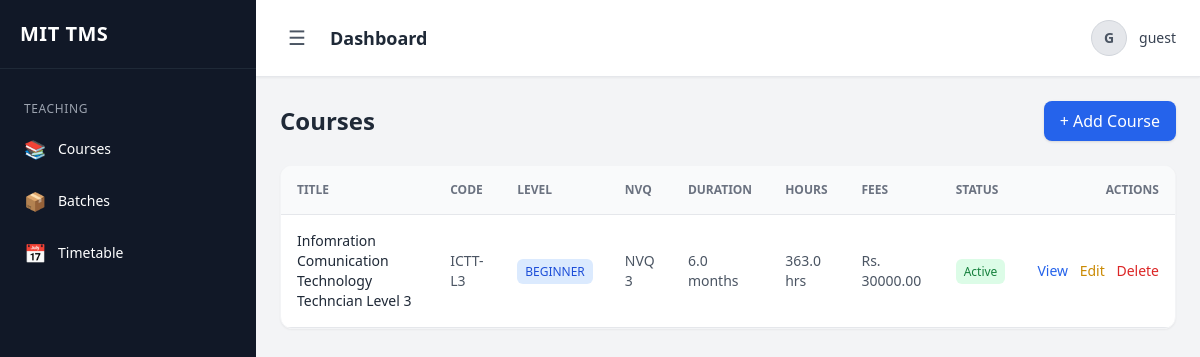
The page /app/courses/ (signed in) on the database its author committed.
### apps/courses/models.py (models this page shows, shortened)
class Course(models.Model):
    LEVEL_CHOICES = [
        ('BEGINNER', 'Beginner'),
        ('INTERMEDIATE', 'Intermediate'),
        ('ADVANCED', 'Advanced'),
    ]
    DELIVERY_MODE_CHOICES = [
        ('CLASSROOM', 'Classroom'),
        ('ONLINE', 'Online'),
        ('BLENDED', 'Blended'),
    ]
    COURSE_MODE_CHOICES = [
        ('FULL_TIME', 'Full Time'),
        ('PART_TIME', 'Part Time'),
    ]
    CURRICULUM_CATEGORY_CHOICES = [
        ('NVQ', 'NVQ'),
        ('NON_NVQ', 'Non-NVQ'),
    ]
    MEDIUM_CHOICES = [
        ('SINHALA', 'Sinhala'),
        ('ENGLISH', 'English'),
        ('TAMIL', 'Tamil'),
    ]
    AVAILABILITY_CHOICES = [
        ('AVAILABLE', 'Available'),
        ('UNAVAILABLE', 'Unavailable'),
    ]
    ENTRY_QUALIFICATION_CHOICES = [
        ('UPTO_OL', 'Upto O/L'),
        ('AL', 'A/L'),
        ('DIPLOMA', 'Diploma'),
        ('DEGREE', 'Degree'),
    ]
    title = models.CharField(max_length=255)
    code = models.CharField(max_length=20, unique=True)
    description = models.TextField(blank=True)
    active = models.BooleanField(default=True)
    level = models.CharField(max_length=20, choices=LEVEL_CHOICES)
    entry_qualification = models.CharField(
        max_length=20,
        choices=ENTRY_QUALIFICATION_CHOICES,
        blank=True
    )
    curriculum_category = models.CharField(
        max_length=20,
        choices=CURRICULUM_CATEGORY_CHOICES,
        default='NON_NVQ'
    )
    curriculum_availability = models.CharField(
        max_length=20,
        choices=AVAILABILITY_CHOICES,
        default='AVAILABLE'
    )
    equivalent_course = models.CharField(max_length=100, blank=True)
    industry_sector = models.CharField(max_length=255, blank=True)
    delivery_mode = models.CharField(
        max_length=20,
        choices=DELIVERY_MODE_CHOICES,
        default='CLASSROOM'
    )
    course_mode = models.CharField(
        max_length=20,
        choices=COURSE_MODE_CHOICES,
        default='PART_TIME'
    )
    medium = models.CharField(
        max_length=20,
        choices=MEDIUM_CHOICES,
        default='SINHALA'
    )
    duration_months = models.FloatField(default=0)
    theory_hours = models.FloatField(default=0)
    practical_hours = models.FloatField(default=0)
    assignment_hours = models.FloatField(default=0)
    ojt_months = models.FloatField(default=0)  # On Job Training
    batches_per_year = models.IntegerField(default=1)
    students_per_batch = models.IntegerField(default=0)
    course_fee = models.DecimalField(
        max_digits=10,
        decimal_places=2,
        null=True,
        blank=True
    )
    is_free = models.BooleanField(default=False)
    fee_includes = models.CharField(
        max_length=255,
        blank=True,
        help_text="e.g. registration, certification"
    )
    tools_available = models.TextField(blank=True)
    equipment_available = models.TextField(blank=True)
    machinery_available = models.TextField(blank=True)
    nvq_level = models.IntegerField(null=True, blank=True)
    qualification_code = models.CharField(max_length=50, blank=True)
    prerequisite = models.TextField(blank=True)
    learning_outcomes = models.TextField(blank=True)
    created_at = models.DateTimeField(auto_now_add=True)
    updated_at = models.DateTimeField(auto_now=True)
    @property
    def total_hours(self):
        return (
            (self.theory_hours or 0) +
            (self.practical_hours or 0) +
            (self.assignment_hours or 0)
        )

### apps/courses/views.py (the view)
# urls.py: path('', CourseListView.as_view(), name='course_list'),
class CourseListView(LoginRequiredMixin, ListView):
    model = Course
    template_name = "courses/course_list.html"
    context_object_name = "courses"
    paginate_by = 10
    def get_queryset(self):
        return Course.objects.all().order_by('-created_at')

### apps/core/context_processors.py (called while the page is built)
def user_roles(request):
    user = request.user
    return {
        'is_admin': user.is_authenticated and user.is_superuser,
        'is_teacher': user.is_authenticated and hasattr(user, 'teacher'),
        'is_student': user.is_authenticated and hasattr(user, 'student'),
    }

### templates/courses/course_list.html (shortened to what this page needs)
{% extends 'base.html' %}
{% block content %}
<div class="flex justify-between items-center mb-6">
    <h2 class="text-2xl font-semibold text-gray-800">Courses</h2>
    <a href="{% url 'course_create' %}"
       class="bg-blue-600 text-white px-4 py-2 rounded-lg shadow hover:bg-blue-700 transition">
        + Add Course
    </a>
</div>
<div class="bg-white rounded-xl shadow-sm overflow-hidden border border-gray-100">
    <table class="w-full text-sm text-left">
        <thead class="bg-gray-50 border-b text-gray-500 uppercase text-xs">
            <tr>
                <th class="p-4">Title</th>
                <th class="p-4">Code</th>
                <th class="p-4">Level</th>
                <th class="p-4">NVQ</th>
                <th class="p-4">Duration</th>
                <th class="p-4">Hours</th>
                <th class="p-4">Fees</th>
                <th class="p-4">Status</th>
                <th class="p-4 text-right">Actions</th>
            </tr>
        </thead>
        <tbody>
        {% for course in courses %}
            <tr class="border-b hover:bg-gray-50 transition">
                <td class="p-4 font-medium text-gray-800">
                    {{ course.title }}
                </td>
                <td class="p-4 text-gray-600">
                    {{ course.code }}
                </td>
                <td class="p-4">
                    <span class="px-2 py-1 text-xs rounded-md bg-blue-100 text-blue-700">
                        {{ course.level }}
                    </span>
                </td>
                <td class="p-4 text-gray-600">
                    {% if course.nvq_level %}
                        NVQ {{ course.nvq_level }}
                    {% else %}
                        <span class="text-gray-400">—</span>
                    {% endif %}
                </td>
                <td class="p-4 text-gray-600">
                    {{ course.duration_months }} months
                </td>
                <td class="p-4 text-gray-600">
                    {{ course.total_hours }} hrs
                </td>
                <td class="p-4 text-gray-600">
                    {% if course.course_fee %}
                        Rs. {{ course.course_fee }}
                    {% else %}
                        <span class="text-green-600 font-medium">Free</span>
                    {% endif %}
                </td>
                <td class="p-4">
                    {% if course.active %}
                        <span class="px-2 py-1 text-xs rounded-md bg-green-100 text-green-700">
                            Active
                        </span>
                    {% else %}
                        <span class="px-2 py-1 text-xs rounded-md bg-red-100 text-red-600">
                            Inactive
                        </span>
                    {% endif %}
                </td>
                <td class="p-4 text-right space-x-2 whitespace-nowrap">
                    <a href="{% url 'course_detail' course.pk %}"
                       class="text-blue-600 hover:text-blue-800 font-medium">
                        View
                    </a>
                    <a href="{% url 'course_update' course.pk %}"
                       class="text-yellow-600 hover:text-yellow-800 font-medium">
                        Edit
                    </a>
                    <a href="{% url 'course_delete' course.pk %}"
                       class="text-red-600 hover:text-red-800 font-medium">
                        Delete
                    </a>
                </td>
            </tr>
        {% endfor %}
        </tbody>
    </table>
</div>
{% endblock %}

### templates/partials/topbar.html (shortened to what this page needs)
<header class="bg-white shadow-sm border-b px-3 md:px-6 py-3 md:py-4 flex justify-between items-center">
    <div class="flex items-center gap-2 md:gap-4">
        <button onclick="toggleSidebar()"
                class="text-2xl md:text-xl text-gray-600 hover:text-black p-2 rounded-lg hover:bg-gray-100">
            ☰
        </button>
        <h1 class="text-sm md:text-lg font-semibold text-gray-800 truncate max-w-[120px] md:max-w-none">
            {% block header %}Dashboard{% endblock %}
        </h1>
    </div>
    <div class="relative">
        <button onclick="toggleUserMenu()"
                class="flex items-center gap-2 md:gap-3 text-sm text-gray-700 hover:text-black">
            <div class="w-8 h-8 md:w-9 md:h-9 rounded-full overflow-hidden border border-gray-300 bg-gray-200">
                {% if request.user.profile.image %}
                    <img src="{{ request.user.profile.image.url }}"
                         class="w-full h-full object-cover">
                {% else %}
                    <div class="w-full h-full flex items-center justify-center text-xs md:text-sm font-bold text-gray-600">
                        {{ request.user.username|slice:":1"|upper }}
                    </div>
                {% endif %}
            </div>
            <span class="hidden sm:block font-medium">
                {{ request.user.username }}
            </span>
        </button>
    </div>
</header>

### rows shown on the page
Course: title "Infomration Comunication Technology Techncian Level 3", code "ICTT-L3", level "BEGINNER", nvq_level "3", duration_months "6.0", total_hours "363.0", course_fee "30000.00", active "Active"

### other values the page prints
{{ request.user.username|slice:":1"|upper }} "G"
{{ request.user.username }} "guest"
